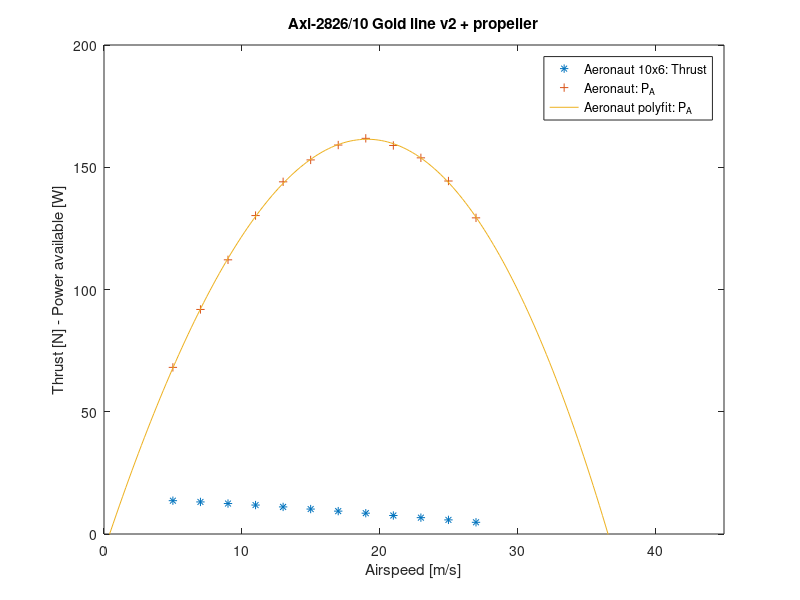

Source code (MATLAB): (Note: this script raises an error after producing the figure.)
% Dati ottenuti da test in galleria del vento in FULL THROTTLE. Diagramma riportato nel
% documento "Study of Electronic Speed Control Strategies for a Fixed
% Battery, Motor and Propeller Aircraft Propulsion Set - Viktor Zombori".
% I dati sono stati ri-ottenuti dal diagramma con PlotDigitizer.com

T_apc = [13.01 12.46 11.92 11.37 10.75 9.979 8.992 7.882 7.726 5.702 4.769];
v_apc = [5 7 9 11 13 15 17 19 21 23 25];
T_aeronaut = [13.63 13.12 12.46 11.84 11.08 10.20 9.358 8.517 7.567 6.689 5.775 4.789];
v_aeronaut = [5 7 9 11 13 15 17 19 21 23 25 27];

% plot(v_apc, T_apc, '.');
% hold on;
plot (v_aeronaut, T_aeronaut, '*');
hold on;
P_aeronaut = T_aeronaut.*v_aeronaut;
plot(v_aeronaut, P_aeronaut, '+');

c_T = polyfit(v_aeronaut, T_aeronaut, 3);
c_P = polyfit(v_aeronaut, P_aeronaut, 3);

v = linspace(0, 45, 200);
plot(v, polyval(c_P, v));

axis([0 45 0 200]);
legend('Aeronaut 10x6: Thrust', 'Aeronaut: P_A', 'Aeronaut polyfit: P_A');
xlabel('Airspeed [m/s]');
ylabel('Thrust [N] - Power available [W]');
title('Axi-2826/10 Gold line v2 + propeller');

poly2sym(c_T)